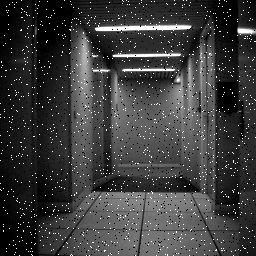
%> input picture Image_processing/couloir.tif, 256 x 256 px
$ octave Filtrage.m   (GNU Octave 9; MATLAB toolbox functions it lacks are replaced by stand-ins)
%> lines starting %> are read from the running program, lines starting %| are printed output that depends on the picture
clear
close all
A=double(imread('couloir.tif'));
%> A: size 256x256 double; min 0, max 255, mean 60.4; mean of the top-left, top-right, bottom-left and bottom-right quarters 48, 64.6, 52.2, 76.7
figure, imshow(uint8(A),gray(256))
[h,w]= size(A);
%> h = 256; w = 256
If=fftshift(log10(abs(fft2(A))));
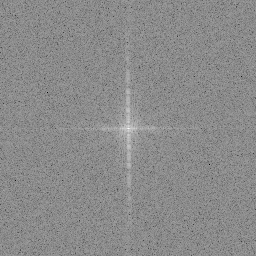
%> If: size 256x256 double; min 0.53, max 6.6, mean 3.84; drawn with min black and max white
fx=linspace(-0.5,0.5-1/w,w);
%> fx = 256 values from -0.5 to 0.496
fy=linspace(-0.5,0.5-1/h,h);
%> fy = 256 values from -0.5 to 0.496
figure, imagesc(fx,fy,If)
H1=ones(3)/9;
H2=ones(5)/25;
sigma = 1.5;
[X,Y]= meshgrid(-5:5);
H3 = exp(-(X.^2+Y.^2)/(2*sigma^2))/(2*pi*sigma*sigma);
figure, freqz2(H1);
figure, freqz2(H2);
figure, freqz2(H3);
B=conv2(A,H1,'same');
figure, imshow(uint8(B));
C=medfilt2(A,[5 5]);
figure, imshow(uint8(C));
D=conv2(A,H3,'same');
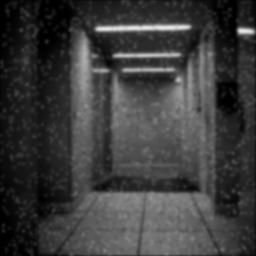
%> D: size 256x256 double; min 0, max 231.5, mean 60
figure, imshow(uint8(D));
IfB=fftshift(log10(abs(fft2(B))));
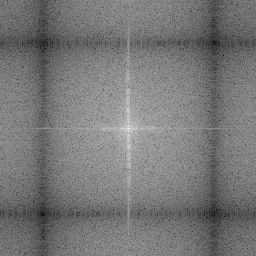
%> IfB: size 256x256 double; min -0.28, max 6.6, mean 2.94; drawn with min black and max white
figure, imagesc(fx,fy,IfB)
IfC=fftshift(log10(abs(fft2(C))));
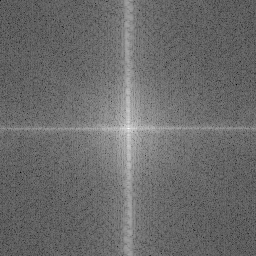
%> IfC: size 256x256 double; min -0.158, max 6.57, mean 2.68; drawn with min black and max white
figure(20), imagesc(fx,fy,IfC)
%> after `imagesc(fx,fy,IfC)`:
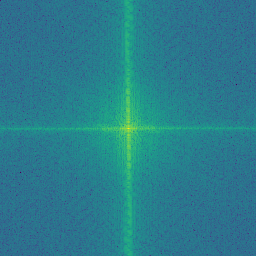
%> displayed picture: size 256x256x3, on the screen's scale of 0 to 255; mean R, G, B 41.3, 125.1, 140.7
IfD=fftshift(log10(abs(fft2(D))));
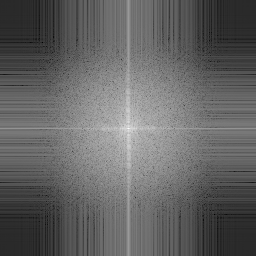
%> IfD: size 256x256 double; min -1.3, max 6.59, mean 1.77; drawn with min black and max white
figure, imagesc(fx,fy,IfD)
%> after `imagesc(fx,fy,IfD)`:
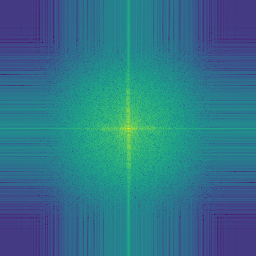
%> displayed picture: size 256x256x3, on the screen's scale of 0 to 255; mean R, G, B 47.1, 116.1, 137.6

$ run again, with Image_processing/building.jpg saved as Image_processing/couloir.tif
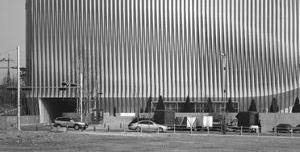
%> input picture Image_processing/building.jpg, 300 x 152 px
%> `IfD=fftshift(log10(abs(fft2(D))));`:
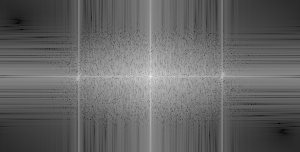
%> IfD: size 152x300 double; min -1.94, max 6.77, mean 1.51; drawn with min black and max white
%> `imagesc(fx,fy,IfD)`:
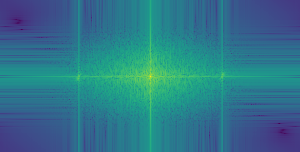
%> displayed picture: size 152x300x3, on the screen's scale of 0 to 255; mean R, G, B 46.2, 118.2, 138.3

$ run again, with Image_processing/pcb.jpg saved as Image_processing/couloir.tif
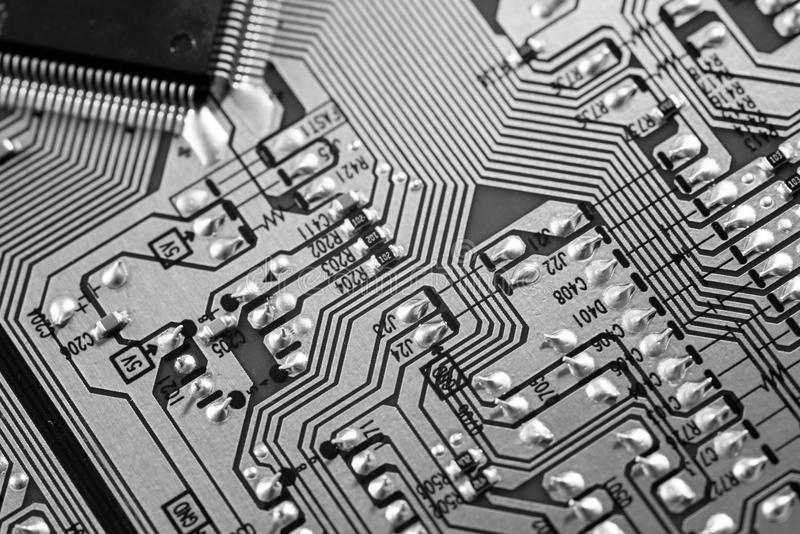
%> input picture Image_processing/pcb.jpg, 800 x 534 px
%> `IfD=fftshift(log10(abs(fft2(D))));`:
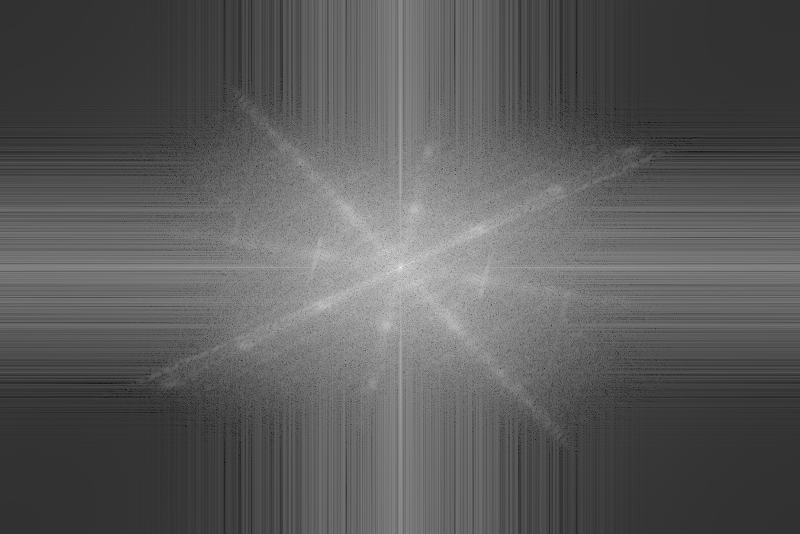
%> IfD: size 534x800 double; min -0.88, max 7.74, mean 2.2; drawn with min black and max white
%> `imagesc(fx,fy,IfD)`:
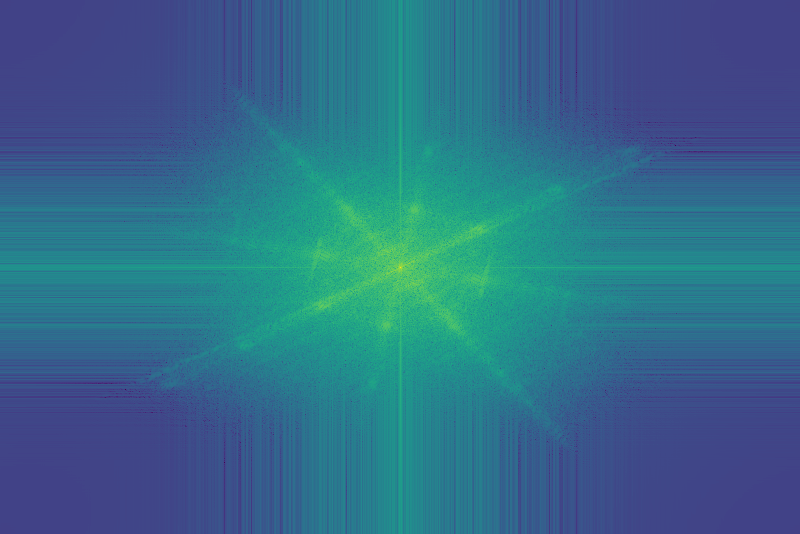
%> displayed picture: size 534x800x3, on the screen's scale of 0 to 255; mean R, G, B 49.5, 108.2, 138.4
